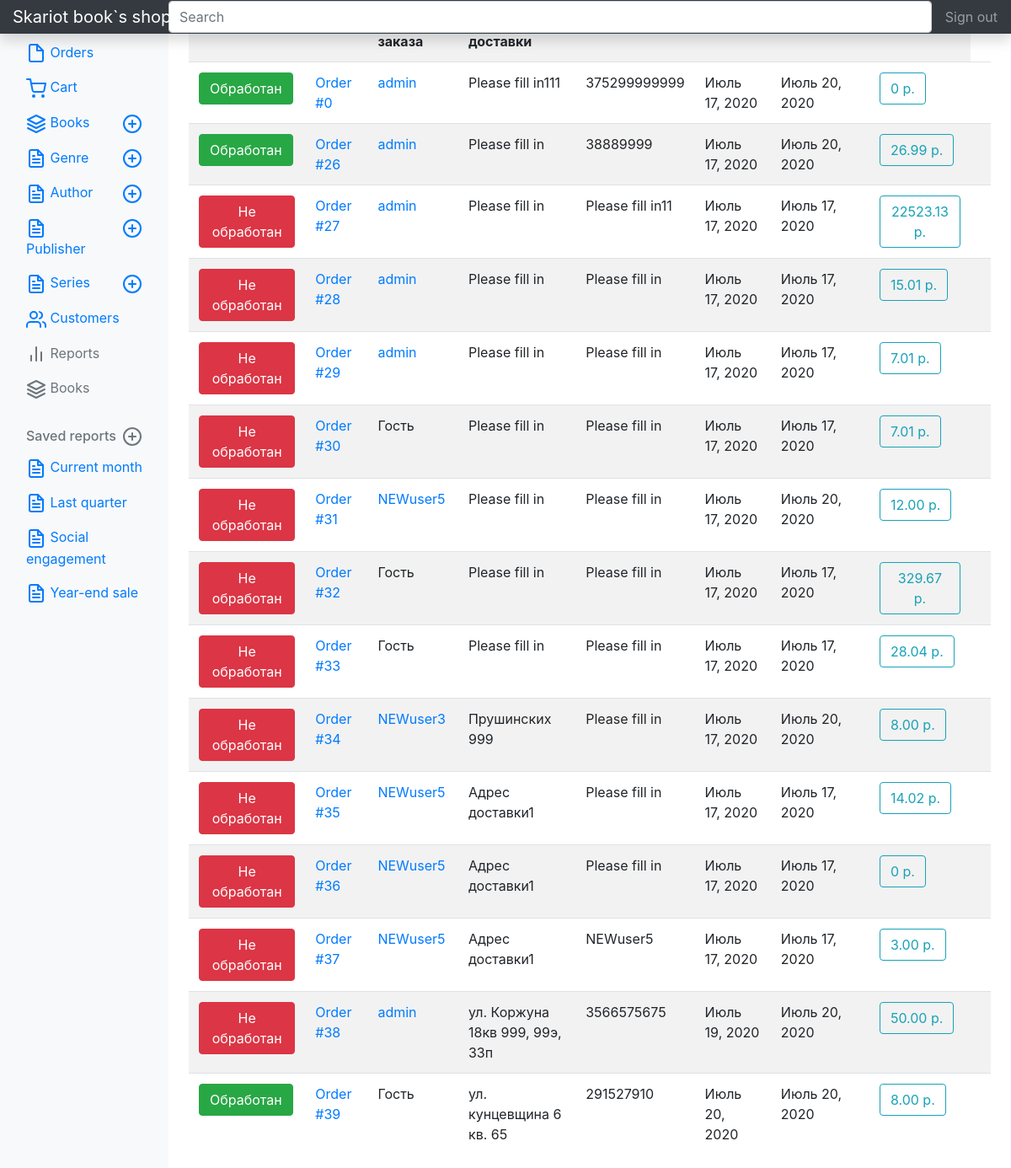
The page /s-admin/order (signed in) on the database as committed earlier.
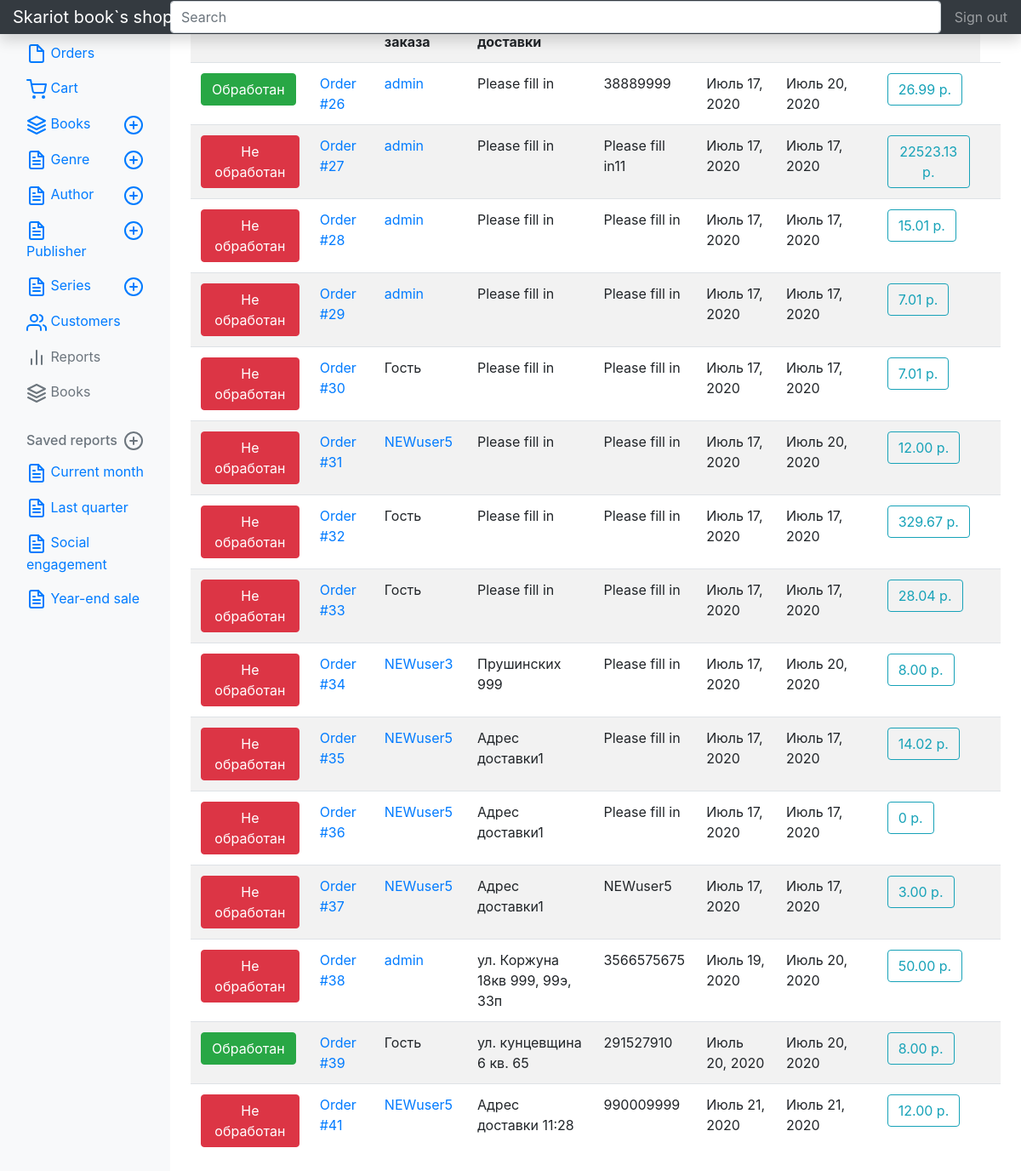
The same page on the database as committed later.
### order/models.py (models this page shows)
class Order(models.Model):
    cart=models.OneToOneField(
        Cart,
        on_delete=models.PROTECT,
    )
    status=models.BooleanField(
        verbose_name="Выполнен(да/нет)",
        default=False
    )
    delivery_address=models.TextField(
        verbose_name="Адрес доставки",
    )
    contact_phone=models.CharField(
        verbose_name="Контактный номер",
        max_length=15
    )
    create=models.DateField(
        verbose_name="Дата cоздания",
        auto_now=False,
        auto_now_add=True
    )
    update=models.DateField(
        verbose_name="Дата последнего изменения",
        auto_now=True,
        auto_now_add=False
    )
    comment=models.TextField(
        verbose_name="Комментарий к заказу",
        blank=True,
        null=True
    )
    def __str__(self):
        return f"Order #{self.pk}"

### cart/models.py (models this page shows, shortened)
class Cart(models.Model):
    user=models.ForeignKey(
        User,
        on_delete=models.CASCADE,
        related_name="carts",
        blank=True,
        null=True
    )
    create=models.DateField(
        verbose_name="Дата внесения в каталог",
        auto_now=False,
        auto_now_add=True
    )
    update=models.DateField(
        verbose_name="Дата последнего изменения",
        auto_now=True,
        auto_now_add=False
    )
    def totalprice(self):
        price=0
        for product in self.books.all():
            price+=product.price
        return price

class BookInCart(models.Model):
    cart=models.ForeignKey(
        Cart,
        on_delete=models.CASCADE,
        related_name='books'
    )
    books=models.ForeignKey(
        Books,
        on_delete=models.CASCADE,
        related_name="books_in_cart"
    )
    qantity=models.IntegerField(
        verbose_name='Кол-во',
        default=1
    )
    @property
    def price(self):
        price=self.qantity*self.books.price
        if price==0:
            return 0
        return price
    class Meta:
        unique_together=(('cart','books'),)

### profiles/models.py (models this page shows, shortened)
class Profile(models.Model):
    user=models.OneToOneField(
        User,
        related_name='prof_user',
        on_delete=models.CASCADE,
        null=True,
        blank=True
    )
    username=models.CharField(
        verbose_name="Имя пользователя",
        max_length=100,
        default=''
    )
    phone=models.CharField(
        verbose_name="Телефон",
        max_length=15,
        null=True,
        blank=True,
        default="375290000000"
    )
    email=models.EmailField(
        verbose_name="Е-mail",
        null=True,
        blank=True,
    )
    first_name = models.CharField(
        verbose_name="Имя",
        max_length=128,
        blank=True)
    last_name = models.CharField(
        verbose_name="Фамилия",
        max_length=128,
        blank=True)
    address_1 = models.CharField(
        verbose_name="Адресс 1",
        max_length=128,
        blank=True)
    address_2 = models.CharField(
        verbose_name="Адресс 2",
        max_length=128,
        blank=True)
    city = models.CharField(
        verbose_name="Город",
        max_length=64,
        default="Минск",
        blank=True
        )
    county = models.CharField(
        verbose_name="Страна",
        max_length=64,
        default="Беларусь",
        blank=True
        )
    zip_code = models.CharField(
        verbose_name="Почтовый индекс",
        max_length=5,
        default="23555",
        blank=True
        )

### books/models.py (models this page shows, shortened)
class Books(models.Model):
    name=models.CharField(
        verbose_name="Имя книги",
        max_length=100
    )
    description = models.TextField(
        verbose_name='Описание книги',
        null=True,
        blank=True
    )
    picture=models.ImageField(
        verbose_name="Фото обложки",
        upload_to="books-pic",
        null=True,
        blank=True,
        default="books-pic/default.jpg"
    )
    price=models.DecimalField(
        verbose_name="Цена",
        max_digits=5,
        decimal_places=2,
        default=00.00
    )
    author=models.ManyToManyField(
        'Author',
        verbose_name="Автор",
        related_name="books_author"
    )
    series=models.ManyToManyField(
        'Series',
        verbose_name="Серия",
        related_name="series_books",
        null=True,
        blank=True,
    )
    genre=models.ManyToManyField(
        'Genre',
        verbose_name="Жанр",
        related_name="genre_books"
    )
    publishing_year=models.PositiveSmallIntegerField (
        verbose_name="Год издания",
        default=2020
    )
    count_page=models.IntegerField(
        verbose_name="Кол-во страниц",
        default=100
    )
    binging=models.ForeignKey(
        'Binging',
        verbose_name="Переплёт",
        on_delete=models.PROTECT,
        default=1
    )
    format_book=models.CharField(
        verbose_name="Формат",
        default="99x99",
        max_length=15
    )
    isbn=models.CharField(
        verbose_name="ISBN",
        default="999-1-88877-6",
        max_length=15
    )
    weight=models.PositiveSmallIntegerField(
        verbose_name="Вес(гр.)",
        default="100"
    )
    age_limit=models.CharField(
        verbose_name="Ограничение по возрасту",
        default="6+",
        max_length=3
    )
    publisher=models.ManyToManyField(
        'Publisher',
        verbose_name="Издательство",
        related_name="publisher_books"
    )
    count_book=models.IntegerField(
        verbose_name="Ко-во книг в наличии",
        default=10
    )
    availability=models.BooleanField(
        verbose_name="Наличие книги",
        default=True
    )
    rating=models.FloatField(
        verbose_name="Рейтинг",
        validators=[MinValueValidator(0), MaxValueValidator(10)],
        default=9
    )
    create=models.DateField(
        verbose_name="Дата внесения в каталог",
        auto_now=False,
        auto_now_add=True
    )
    update=models.DateField(
        verbose_name="Дата последнего изменения",
        auto_now=True,
        auto_now_add=False
    )
    user=models.ForeignKey(
        User,
        on_delete=models.PROTECT,
        default=2
    )

### s_admin/views.py (the view)
# urls.py: path('order', views.SAdminOrderList.as_view(),name='order'),
class SAdminOrderList(LoginRequiredMixin,PermissionRequiredMixin,ListView):
    model=Order
    template_name='s_admin/order/o_list.html'
    permission_required ='order.add_choice'

### s_admin/templates/s_admin/order/o_list.html (shortened to what this page needs)
{% extends "sadmin.html" %}
{% load crispy_forms_tags %}
{%load my_tags %}
              {% block nav_orders %}
                <li class="nav-item">
                  <a class="nav-link active" href="{% url 's-admin:order' %}">
                    Orders
                  </a>
                </li>
              {% endblock nav_orders %}
    {% block main %}
        <table class="table table-striped" width="100%" >
                <tr>
                    <th>Статус</th><th>Заказ</th><th>Автор заказа</th><th>Адрес доставки</th><th>Телефон</th><th>Создан</th><th>Обновлено</th><th>К оплате</th>
                </tr>
            {% for order in object_list %}
                <tr>
                    {% if order.status %}
                    <td ><a  class="btn btn-success" href="{% url 's-admin:order_update' order.pk %}">Обработан</a></td>
                    {% else %}
                    <td><a class="btn btn-danger" href="{% url 's-admin:order_update' order.pk %}">Не обработан</td>
                    {% endif %}
                    <td><a href="{% url 's-admin:order_update' order.pk %}">{{order}}</a></td>
                     {% if order.cart.user.prof_user.pk %}
                        <td><a href="{% url 's-admin:detail' order.cart.user.prof_user.pk %}">{{order.cart.user.prof_user.username}}</a> </td>
                    {% else %}
                        <td>Гость </td>
                    {% endif %}
                    <td>{{order.delivery_address}}</td>
                    <td>{{order.contact_phone}}</td>
                    <td>{{order.create}}</td>
                    <td>{{order.update}}</td>
                    <td><a class="btn btn-outline-info" href="{% url 's-admin:cart_detail' order.cart.pk %}">{{order.cart.totalprice}} р.</a></td>
                    <td>
                </tr>
        {% endfor %}
        </table>
{% endblock main %}

### templates/sadmin.html (shortened to what this page needs)
<!doctype html>
<html lang="en">
  <head>
<link href="https://getbootstrap.com/docs/4.4/dist/css/bootstrap.min.css" rel="stylesheet">
    <link href="https://getbootstrap.com/docs/4.4/examples/dashboard/dashboard.css" rel="stylesheet">
  </head>
  <body>
    <nav class="navbar navbar-dark fixed-top bg-dark flex-md-nowrap p-0 shadow">
  <a class="navbar-brand col-sm-3 col-md-2 mr-0" href="{% url 'home_page' %}">Skariot book`s shop</a>
  <input class="form-control form-control-dark w-100" type="text" placeholder="Search" aria-label="Search">
  <ul class="navbar-nav px-3">
    <li class="nav-item text-nowrap">
      <a class="nav-link" href="{% url 'logout' %}">Sign out</a>
    </li>
  </ul>
</nav>
<div class="container-fluid">
  <div class="row">
    <nav class="col-md-2 d-none d-md-block bg-light sidebar">
      <div class="sidebar-sticky">
              <ul class="nav flex-column">
              {% block nav_home %}
                <li class="nav-item">
                  <a class="nav-link" href="{% url 's-admin:index' %}">
                  </a>
                </li>
              {% endblock nav_home %}
              {% block nav_orders %}{% endblock nav_orders %}
              {% block nav_cart %}
                <li class="nav-item">
                  <a class="nav-link" href="{% url 's-admin:cart' %}">
                    Cart
                  </a>
                </li>
              {% endblock nav_cart %}
              {% block nav_books %}
                <li class="nav-item d-flex justify-content-between">
                  <a class="nav-link" href="{% url 's-admin:books' %}">
                    Books
                  </a>
              {% endblock nav_books %}
                <a class="nav-link " href="{% url 's-admin:books_create' %}" aria-label="Add a new books">
                </a>
              </li>
              {% block nav_genre %}
                <li class="nav-item d-flex justify-content-between">
                  <a class="nav-link" href="{% url 's-admin:genre' %}">
                    Genre
                  </a>
              {% endblock nav_genre %}
                <a class="nav-link " href="{% url 's-admin:genre_create' %}" aria-label="Add a new books">
                </a>
              </li>
              {% block nav_author %}
                <li class="nav-item d-flex justify-content-between">
                  <a class="nav-link" href="{% url 's-admin:author' %}">
                    Author
                  </a>
              {% endblock nav_author %}
                <a class="nav-link " href="{% url 's-admin:author_create' %}" aria-label="Add a new books">
                </a>
              </li>
              {% block nav_publisher %}
                <li class="nav-item d-flex justify-content-between">
                  <a class="nav-link" href="{% url 's-admin:publisher' %}">
                    Publisher
                  </a>
              {% endblock nav_publisher %}
                <a class="nav-link " href="{% url 's-admin:publisher_create' %}" aria-label="Add a new publisher">
                </a>
              </li>
              {% block nav_series %}
                <li class="nav-item d-flex justify-content-between">
                  <a class="nav-link" href="{% url 's-admin:series' %}">
                    Series
                  </a>
              {% endblock nav_series %}
                <a class="nav-link " href="{% url 's-admin:series_create' %}" aria-label="Add a new publisher">
                </a>
              </li>
              {% block nav_customers %}
                <li class="nav-item">
                  <a class="nav-link" href="{% url 's-admin:customers' %}">
                    Customers
                  </a>
                </li>
               {% endblock nav_customers %}
                <li class="nav-item">
                  <a class="nav-link disabled" href="#">
                    Reports
                  </a>
                </li>
                <li class="nav-item">
                  <a class="nav-link disabled" href="#">
                    Books
                  </a>
                </li>
              </ul>
              <h6 class="sidebar-heading d-flex justify-content-between align-items-center px-3 mt-4 mb-1 text-muted">
                <span>Saved reports</span>
                <a class="d-flex align-items-center text-muted" href="#" aria-label="Add a new report">
                </a>
              </h6>
              <ul class="nav flex-column mb-2">
                <li class="nav-item">
                  <a class="nav-link" href="#">
                    Current month
                  </a>
                </li>
                <li class="nav-item">
                  <a class="nav-link" href="#">
                    Last quarter
                  </a>
                </li>
                <li class="nav-item">
                  <a class="nav-link" href="#">
                    Social engagement
                  </a>
                </li>
                <li class="nav-item">
                  <a class="nav-link" href="#">
                    Year-end sale
                  </a>
                </li>
              </ul>
            </div>
    </nav>
    <main role="main" class="col-md-9 ml-sm-auto col-lg-10 px-4">
    {% block main %}{% endblock main %}
  </div>
</div>
        <script src="https://getbootstrap.com/docs/4.4/examples/dashboard/dashboard.js"></script></body>
</html>

Rows that differ between the two databases and show on the page:
removed Order: status "Обработан", id "Order #0", cart.user.prof_user.username "admin", delivery_address "Please fill in111", contact_phone "375299999999", create "Июль 17, 2020", update "Июль 20, 2020", cart.totalprice "0"
added Order: status "Не обработан", id "Order #41", cart.user.prof_user.username "NEWuser5", delivery_address "Адрес доставки 11:28", contact_phone "990009999", create "Июль 21, 2020", update "Июль 21, 2020", cart.totalprice "12.00"
